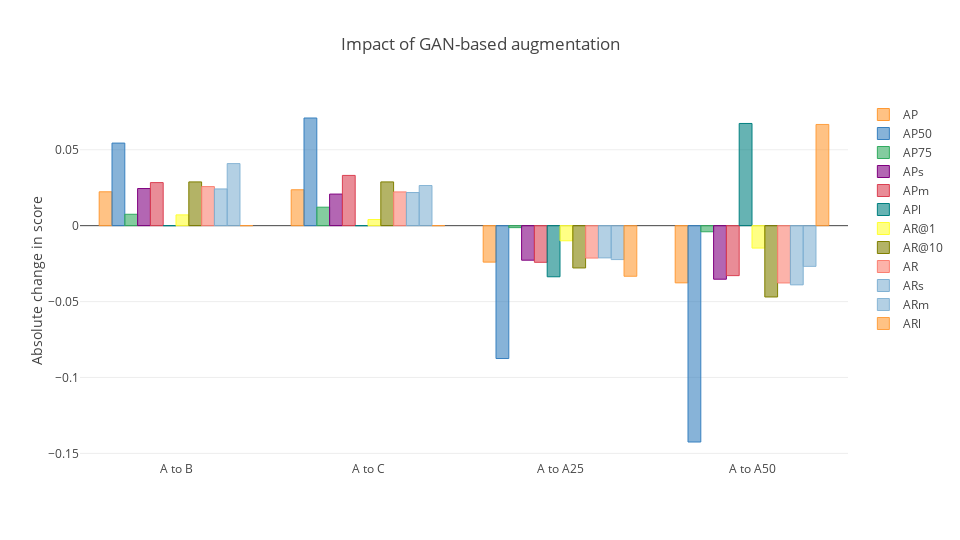

Here is the notebook cell this chart was saved with:
### Code cell
cf.go_offline(connected = True)
config = {
    "modeBarButtonsToRemove": ["sendDataToCloud"],
    "displaylogo": False
}
layout = {
    "title": "Impact of GAN-based augmentation",
    "yaxis": {
        "title": "Absolute change in score"
    },
    "width": 960,
    "height": 540
}
fig = df_combined.iplot(kind = "bar", y = ["AP", "AP50", "AP75", "APs", "APm", "APl", "AR@1", "AR@10", "AR", "ARs", "ARm", "ARl"], layout = layout, asFigure = True)
py.offline.iplot(fig, show_link = False, config = config)

### Figure 1 — Plotly figure (JSON) as saved in the notebook; plotly's stock layout.template omitted (floating-point values rounded to 4 significant figures)
{"data": [{"marker": {"color": "rgba(255, 153, 51, 0.6)", "line": {"color": "rgba(255, 153, 51, 1.0)", "width": 1}}, "name": "AP", "orientation": "v", "text": "", "type": "bar", "uid": "a1b59ee4-c4b0-4e30-8899-051267e08d42", "x": ["A to B", "A to C", "A to A25", "A to A50"], "y": [0.0223, 0.02364, -0.024, -0.03765]}, {"marker": {"color": "rgba(55, 128, 191, 0.6)", "line": {"color": "rgba(55, 128, 191, 1.0)", "width": 1}}, "name": "AP50", "orientation": "v", "text": "", "type": "bar", "uid": "4fc0d789-bcbd-418c-82bb-7d82d8cdb5d4", "x": ["A to B", "A to C", "A to A25", "A to A50"], "y": [0.0544, 0.07092, -0.08751, -0.1425]}, {"marker": {"color": "rgba(50, 171, 96, 0.6)", "line": {"color": "rgba(50, 171, 96, 1.0)", "width": 1}}, "name": "AP75", "orientation": "v", "text": "", "type": "bar", "uid": "d280d663-e85e-4198-a0da-5b5f0cf82974", "x": ["A to B", "A to C", "A to A25", "A to A50"], "y": [0.007504, 0.01217, -0.001293, -0.004009]}, {"marker": {"color": "rgba(128, 0, 128, 0.6)", "line": {"color": "rgba(128, 0, 128, 1.0)", "width": 1}}, "name": "APs", "orientation": "v", "text": "", "type": "bar", "uid": "3c12671a-5cce-4619-86f3-49633a59fd0e", "x": ["A to B", "A to C", "A to A25", "A to A50"], "y": [0.02446, 0.0208, -0.02275, -0.03527]}, {"marker": {"color": "rgba(219, 64, 82, 0.6)", "line": {"color": "rgba(219, 64, 82, 1.0)", "width": 1}}, "name": "APm", "orientation": "v", "text": "", "type": "bar", "uid": "0720a8ad-ddba-491d-a2ae-2e20ab1d8eb8", "x": ["A to B", "A to C", "A to A25", "A to A50"], "y": [0.02837, 0.03311, -0.02412, -0.0329]}, {"marker": {"color": "rgba(0, 128, 128, 0.6)", "line": {"color": "rgba(0, 128, 128, 1.0)", "width": 1}}, "name": "APl", "orientation": "v", "text": "", "type": "bar", "uid": "fe5f6543-5400-41c3-8dd0-e81eb1deaf65", "x": ["A to B", "A to C", "A to A25", "A to A50"], "y": [0, 0, -0.03366, 0.06733]}, {"marker": {"color": "rgba(255, 255, 51, 0.6)", "line": {"color": "rgba(255, 255, 51, 1.0)", "width": 1}}, "name": "AR@1", "orientation": "v", "text": "", "type": "bar", "uid": "98f5c779-a380-46d6-bea1-89c1ffdf7c63", "x": ["A to B", "A to C", "A to A25", "A to A50"], "y": [0.007099, 0.004052, -0.009951, -0.01475]}, {"marker": {"color": "rgba(128, 128, 0, 0.6)", "line": {"color": "rgba(128, 128, 0, 1.0)", "width": 1}}, "name": "AR@10", "orientation": "v", "text": "", "type": "bar", "uid": "66a6e62e-3a3f-452f-9b1c-7d68c7771d73", "x": ["A to B", "A to C", "A to A25", "A to A50"], "y": [0.02882, 0.02882, -0.02784, -0.04697]}, {"marker": {"color": "rgba(251, 128, 114, 0.6)", "line": {"color": "rgba(251, 128, 114, 1.0)", "width": 1}}, "name": "AR", "orientation": "v", "text": "", "type": "bar", "uid": "9616f720-d72b-428b-aef1-0e7f91cebeda", "x": ["A to B", "A to C", "A to A25", "A to A50"], "y": [0.02574, 0.02224, -0.02133, -0.03773]}, {"marker": {"color": "rgba(128, 177, 211, 0.6)", "line": {"color": "rgba(128, 177, 211, 1.0)", "width": 1}}, "name": "ARs", "orientation": "v", "text": "", "type": "bar", "uid": "d9ecc6f6-a1e5-4d95-8dda-38df3871e310", "x": ["A to B", "A to C", "A to A25", "A to A50"], "y": [0.02418, 0.02182, -0.02121, -0.03898]}, {"marker": {"color": "rgba(128, 177, 211, 0.6)", "line": {"color": "rgba(128, 177, 211, 0.8999999999999999)", "width": 1}}, "name": "ARm", "orientation": "v", "text": "", "type": "bar", "uid": "43377f51-82cd-4278-9c20-9ba3125ac77e", "x": ["A to B", "A to C", "A to A25", "A to A50"], "y": [0.04089, 0.02646, -0.02234, -0.0268]}, {"marker": {"color": "rgba(255, 153, 51, 0.6)", "line": {"color": "rgba(255, 153, 51, 0.8999999999999999)", "width": 1}}, "name": "ARl", "orientation": "v", "text": "", "type": "bar", "uid": "486f60c1-a937-445b-8d39-b01a590b6265", "x": ["A to B", "A to C", "A to A25", "A to A50"], "y": [0, 0, -0.03333, 0.06667]}], "layout": {"height": 540, "title": {"text": "Impact of GAN-based augmentation"}, "width": 960, "yaxis": {"title": {"text": "Absolute change in score"}}}}
